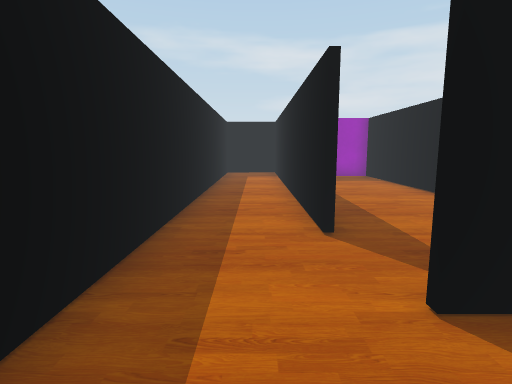
view 1 (above)

23 first-person views from a walk through a Unity game level. The camera is 1.2 m above the floor, tilts 8° down and sees 80° across. The floor is counted in squares, 1 m on a side. Each view is taken from the middle of a square. On the plan, view 1 faces up. The plan holds only what a view shows up to about 13 squares ahead; the rest is blank. The place goes on beyond the plan. The player character is not drawn.

view 2
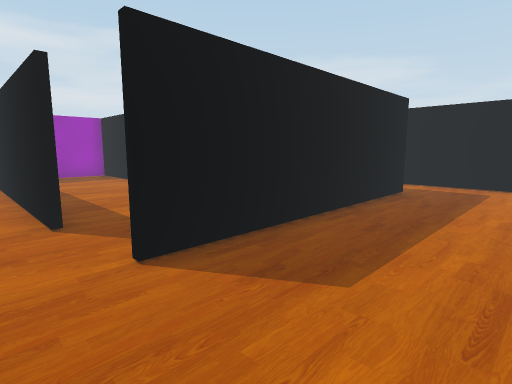

view 3
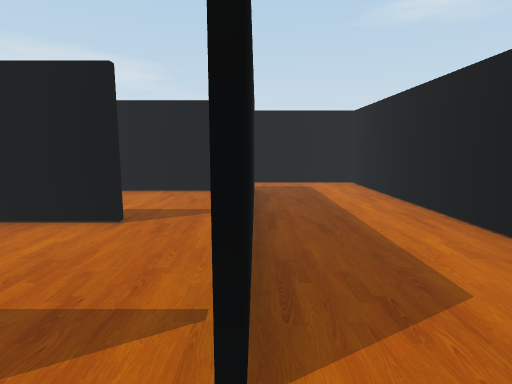

view 4
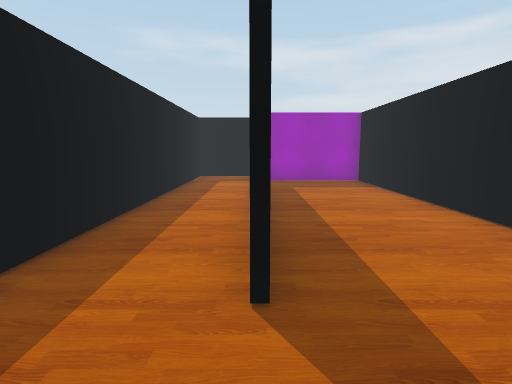

view 5
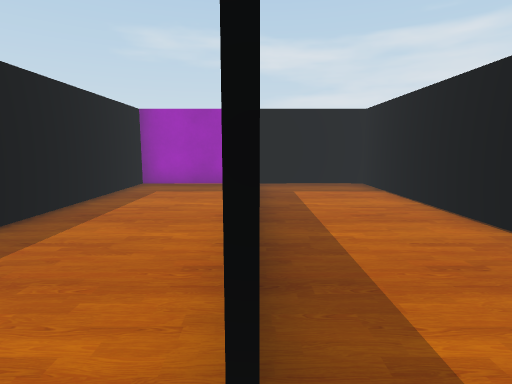

view 6
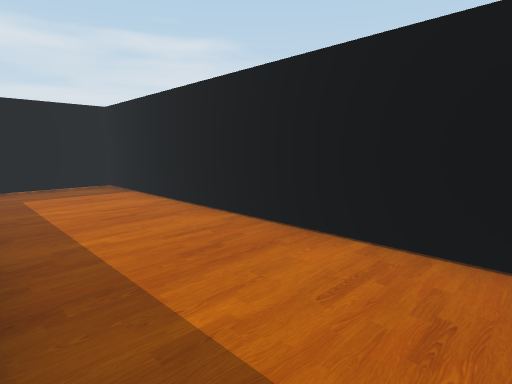

view 7
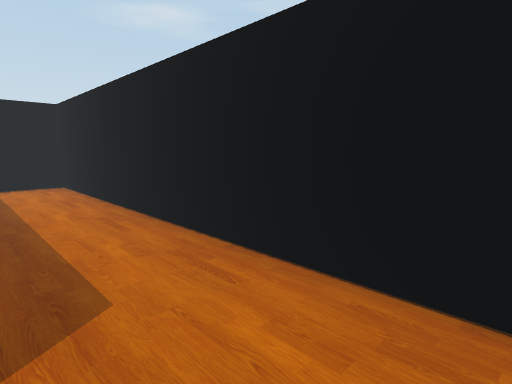

view 8
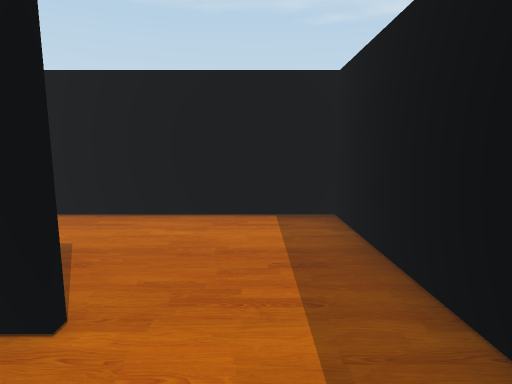

view 9
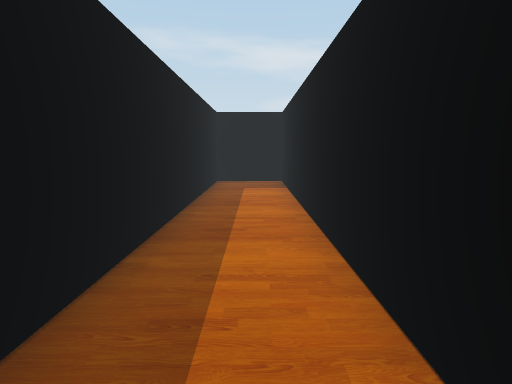

view 10
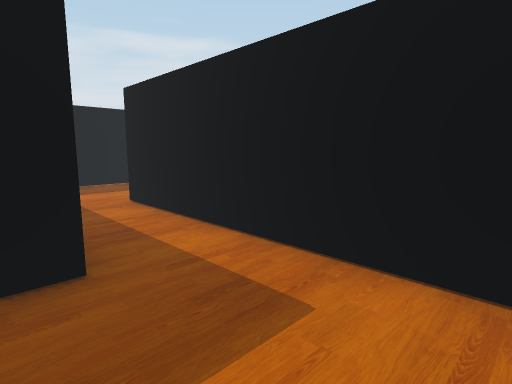

view 11
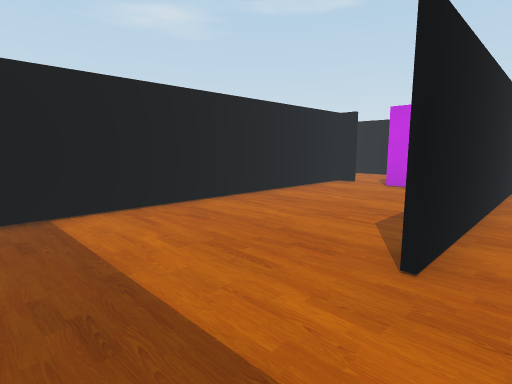

view 12
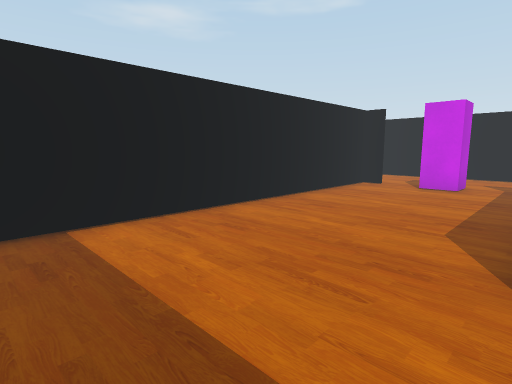

view 13
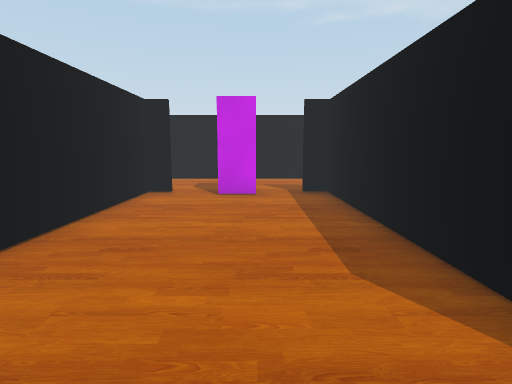

view 14
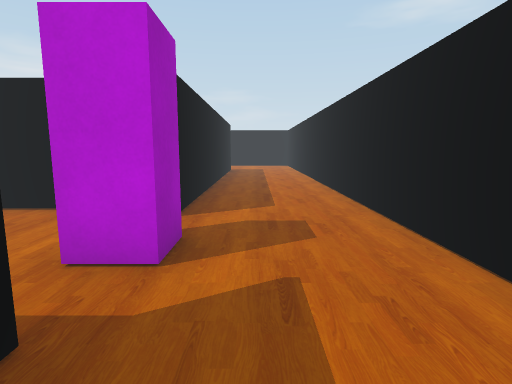

view 15
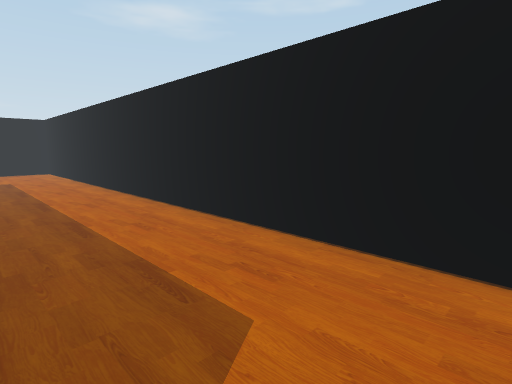

view 16
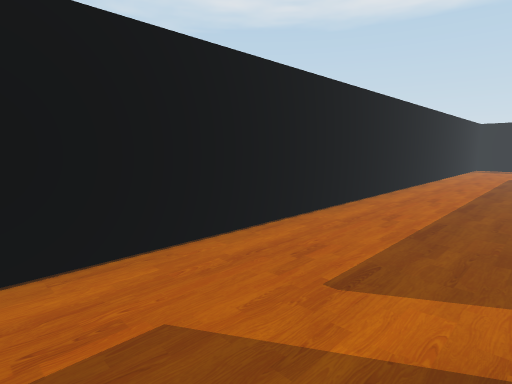

view 17
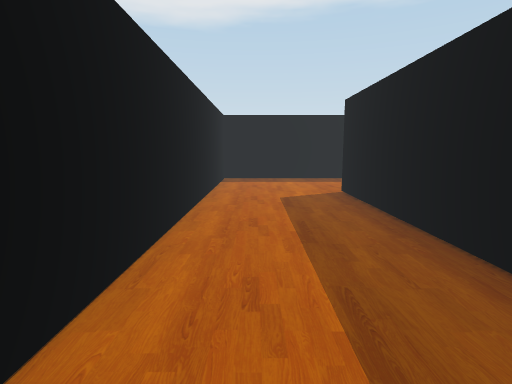

view 18
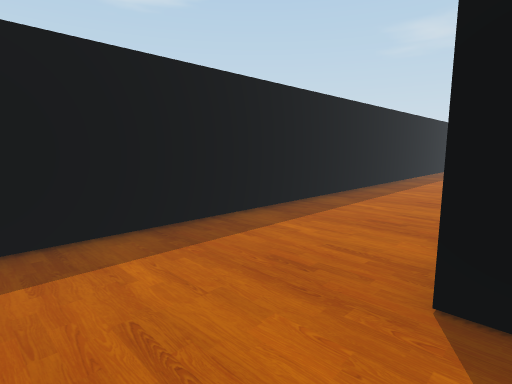

view 19
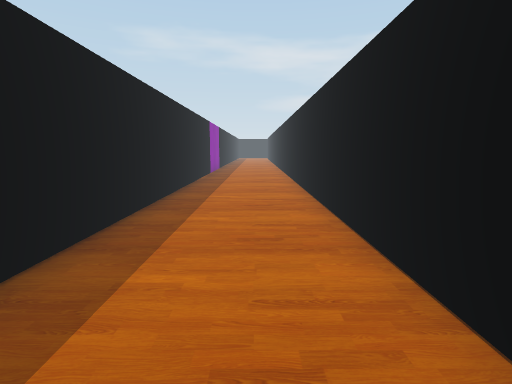

view 20
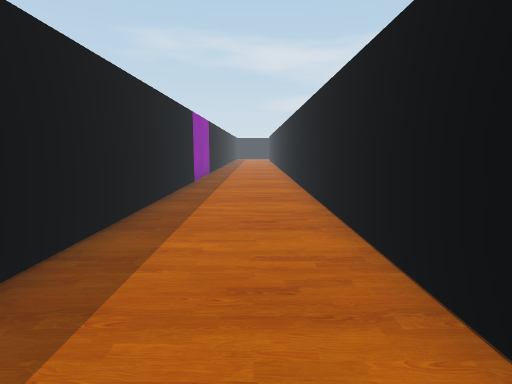

view 21
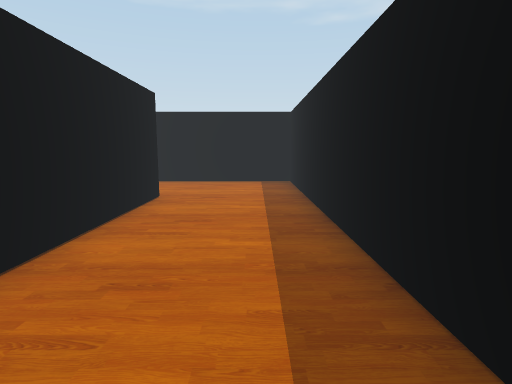

view 22
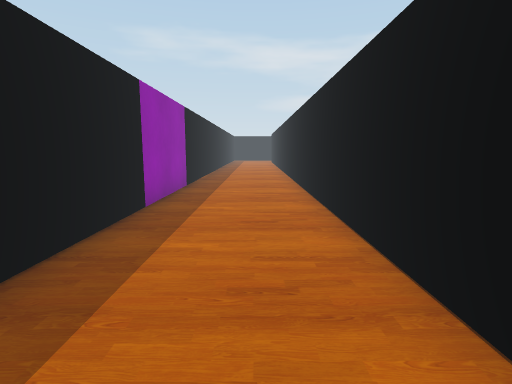

view 23
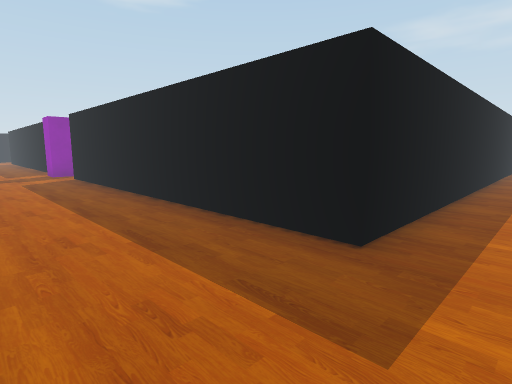

### Floor plan
Points are (right, up) in squares from view 1. A wall is a line through its corners. A room is listed if a view was taken in it or the views show most of it. See-through windows are left out.
Room 1 (views 1, 2, 3, 4, 7, 10)
walls: (8.9, 2) (1.2, 2); (-1.4, 2.6) (-1.4, -1.4) (10.9, -1.4) (10.9, 6)
ways out: opening at (0.5, 2) to room 3; opening at (10, 7) to room 4
Room 2 (views 5, 6)
walls: (8.7, 3.2) (8.7, 13.4) (5.1, 13.4)
ways out: opening at (5, 3.5) to room 3
Room 3 (views 8, 9)
walls: (1, 4.1) (1, 15.3) (-1.4, 15.3) (-1.4, 2.6); (4.9, 4.1) (4.9, 13.4) (1.1, 13.4) (1.1, 7.5)
ways out: opening at (0.5, 2) to room 1; opening at (5, 3.5) to room 2
Room 4 (views 11, 12, 13, 14, 15, 16, 17, 18, 19, 20, 21, 22, 23)
walls: (11, 4.8) (11, -1.4) (11.8, -1.4); (15.2, -1.4) (16, -1.4) (16, 8.8); (12.5, 9.7) (10.8, 9.7); (4.2, -1.6) (-1.6, -1.6) (-1.6, 18.5); (27.4, 12) (27.4, -1.6) (15.4, -1.6); (-5.3, 18.5) (-5.3, -5.3) (30.4, -5.3)
ways out: opening at (10, 7) to room 1
objects: purple block (13, -2) to (14, -1)

Positions as (right, up) in squares from view 1, and headings:
1: (0, 0), facing up
2: (0, -1), facing up-right
3: (0, 2), facing right
4: (1, 2), facing up
5: (5, 3), facing up
6: (5, 3), facing up-right
7: (0, 1), facing down-right
8: (0, 4), facing down
9: (0, 4), facing up
10: (8, -1), facing up-right
11: (10, 9), facing down-right
12: (11, 9), facing down-right
13: (13, 7), facing down
14: (10, -3), facing right
15: (15, -2), facing down-right
16: (15, -2), facing down-left
17: (7, -4), facing left
18: (-1, -4), facing up-left
19: (-3, 2), facing up
20: (-3, 6), facing up
21: (-4, 6), facing down
22: (-3, 11), facing up
23: (29, -5), facing up-left
